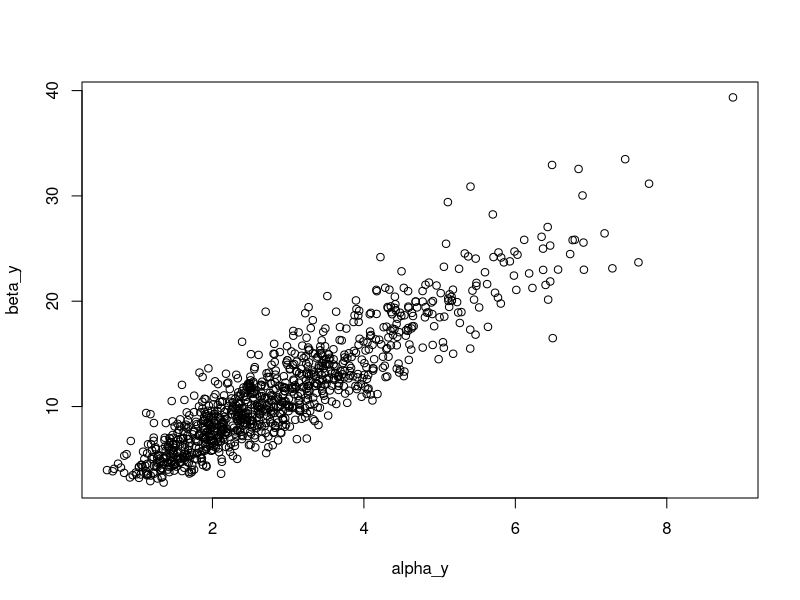
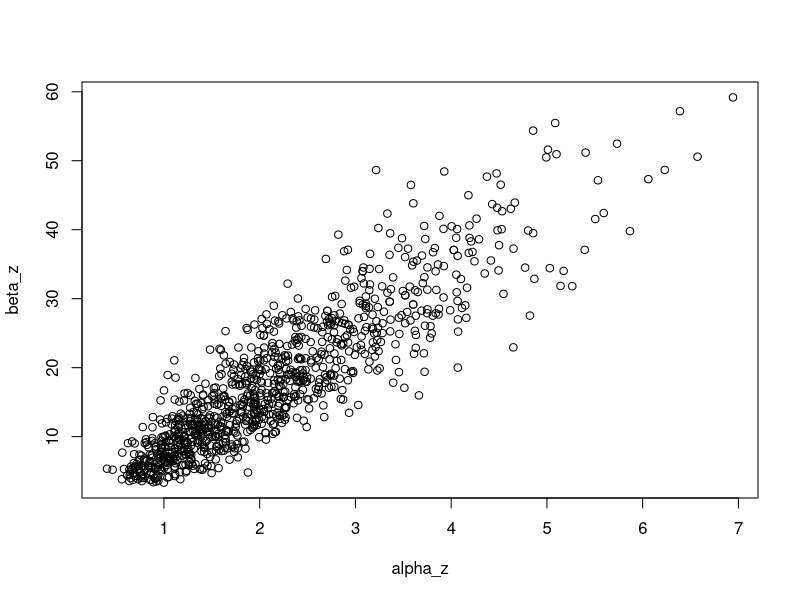
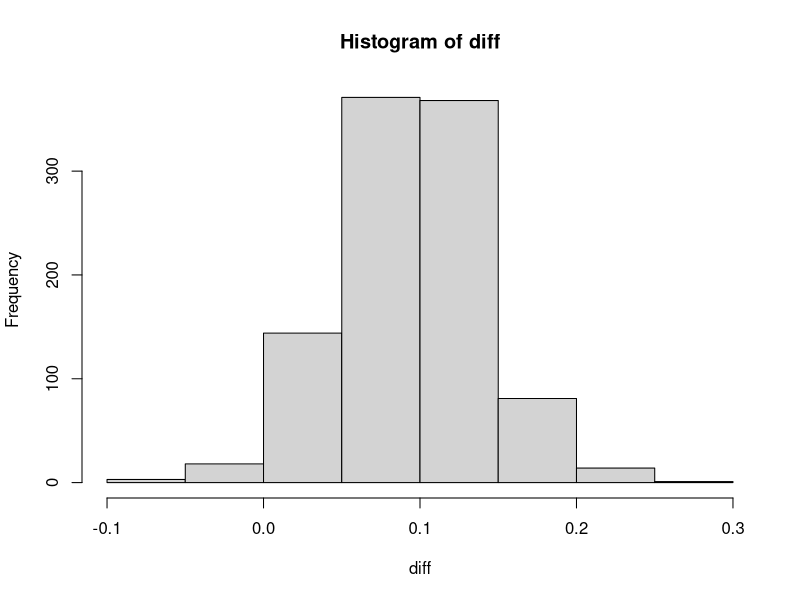

Reproduce these figures in R, in order.
# Input y and z
y <- c(16/(58+16), 9/(9+90), 10/(10+48), 13/(13+57), 19/(19+103), 20/(20+57), 18/(18+86), 17/(17+112), 35/(35+273), 55/(55+64))
z <- c(12/(12+113), 1/(1+18), 2/(2+14), 4/(4+44), 9/(9+208), 7/(7+67), 9/(9+29), 8/(154+8))
mean <- seq(.0005, .5, .0005)
var <- seq(.00005, .05, .00005)

#Simulate posterior distribution of y and z
posterior_y <- matrix(rep(0, 1000000), 1000, 1000)
posterior_z <- matrix(rep(0, 1000000), 1000, 1000)
for (i in 1:1000){
    for (j in 1:floor(mean[i] * (1 - mean[i]) / 0.00025)){
        alpha <- mean[i] * mean[i] * (1 - mean[i]) / var[j] - mean[i]
        beta <- mean[i] * (1 - mean[i]) * (1 - mean[i]) / var[j] + mean[i] - 1
        posterior_y[i, j] <- 1 / (mean[i] * (1 - mean[i])) * prod(dbeta(y, alpha, beta))
        posterior_z[i, j] <- 1 / (mean[i] * (1 - mean[i])) * prod(dbeta(z, alpha, beta))
    }
}

posterior_y_m<-apply(posterior_y, 1, sum)
posterior_z_m<-apply(posterior_z, 1, sum)
alpha_y <- rep(0, 1000)
alpha_z <- rep(0, 1000)
beta_y <- rep(0, 1000)
beta_z <- rep(0, 1000)

for(x in 1:1000){
    i <- sample(1000, 1, prob = posterior_y_m)
    j <- sample(1000, 1, prob = posterior_y[i,])
    alpha_y[x] <- mean[i] * mean[i] * (1 - mean[i]) / var[j] - mean[i]
    beta_y[x] <- mean[i] * (1 - mean[i]) * (1 - mean[i]) / var[j] + mean[i] - 1
}

for(x in 1:1000){
    i <- sample(1000, 1, prob = posterior_z_m)
    j <- sample(1000, 1, prob = posterior_z[i,])
    alpha_z[x] <- mean[i] * mean[i] * (1 - mean[i]) / var[j] - mean[i]
    beta_z[x] <- mean[i] * (1 - mean[i]) * (1 - mean[i]) / var[j] + mean[i] - 1
}
plot(alpha_y, beta_y)
plot(alpha_z, beta_z)

miu_y <- alpha_y / (alpha_y + beta_y)
miu_z <- alpha_z / (alpha_z + beta_z)
diff <- miu_y - miu_z
hist(diff)
mean(diff)
